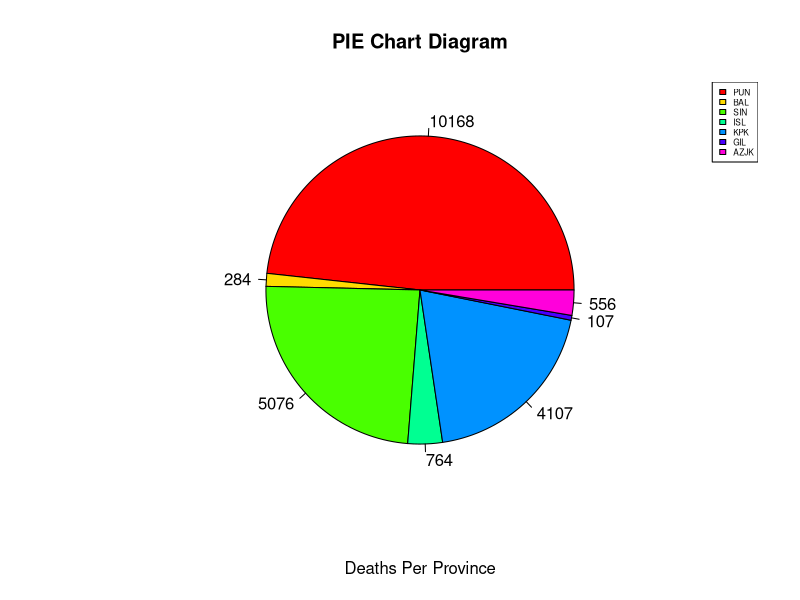

Write R code to recreate this figure.
#IMPORTING DATA FROM .csv FILE in variable: Death_Per_Province
Deaths_Per_Province = read.csv("COVID-19 Deaths - Per Province.csv", TRUE, ",")

#Displaying Deaths_Per_Province DATA
Deaths_Per_Province

#Storing Deaths Per Province in variable: Deaths
Deaths = Deaths_Per_Province$Total_Deaths

#Storing Country Code in variable: Country
Country = Deaths_Per_Province$Country_Code
pie(Deaths, Deaths, main = "PIE Chart Diagram", col = rainbow(length(Deaths)), xlab = "Deaths Per Province")
legend("topright", Country, cex = 0.5, fill = rainbow(length(Deaths)))